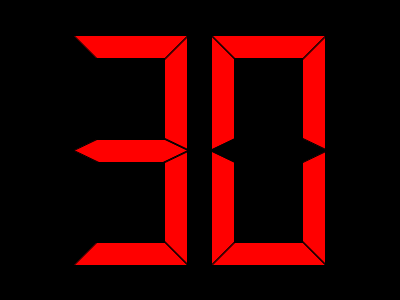
<?xml version="1.0" encoding="UTF-8"?>
<ui version="4.0">
 <class>TimeOffDisplay</class>
 <widget class="QWidget" name="TimeOffDisplay">
  <property name="geometry">
   <rect>
    <x>0</x>
    <y>0</y>
    <width>400</width>
    <height>300</height>
   </rect>
  </property>
  <property name="palette">
   <palette>
    <active>
     <colorrole role="WindowText">
      <brush brushstyle="SolidPattern">
       <color alpha="255">
        <red>255</red>
        <green>0</green>
        <blue>0</blue>
       </color>
      </brush>
     </colorrole>
     <colorrole role="Button">
      <brush brushstyle="SolidPattern">
       <color alpha="255">
        <red>0</red>
        <green>0</green>
        <blue>0</blue>
       </color>
      </brush>
     </colorrole>
     <colorrole role="Light">
      <brush brushstyle="SolidPattern">
       <color alpha="255">
        <red>0</red>
        <green>0</green>
        <blue>0</blue>
       </color>
      </brush>
     </colorrole>
     <colorrole role="Midlight">
      <brush brushstyle="SolidPattern">
       <color alpha="255">
        <red>0</red>
        <green>0</green>
        <blue>0</blue>
       </color>
      </brush>
     </colorrole>
     <colorrole role="Dark">
      <brush brushstyle="SolidPattern">
       <color alpha="255">
        <red>0</red>
        <green>0</green>
        <blue>0</blue>
       </color>
      </brush>
     </colorrole>
     <colorrole role="Mid">
      <brush brushstyle="SolidPattern">
       <color alpha="255">
        <red>0</red>
        <green>0</green>
        <blue>0</blue>
       </color>
      </brush>
     </colorrole>
     <colorrole role="Text">
      <brush brushstyle="SolidPattern">
       <color alpha="255">
        <red>255</red>
        <green>0</green>
        <blue>0</blue>
       </color>
      </brush>
     </colorrole>
     <colorrole role="BrightText">
      <brush brushstyle="SolidPattern">
       <color alpha="255">
        <red>255</red>
        <green>0</green>
        <blue>0</blue>
       </color>
      </brush>
     </colorrole>
     <colorrole role="ButtonText">
      <brush brushstyle="SolidPattern">
       <color alpha="255">
        <red>255</red>
        <green>0</green>
        <blue>0</blue>
       </color>
      </brush>
     </colorrole>
     <colorrole role="Base">
      <brush brushstyle="SolidPattern">
       <color alpha="255">
        <red>0</red>
        <green>0</green>
        <blue>0</blue>
       </color>
      </brush>
     </colorrole>
     <colorrole role="Window">
      <brush brushstyle="SolidPattern">
       <color alpha="255">
        <red>0</red>
        <green>0</green>
        <blue>0</blue>
       </color>
      </brush>
     </colorrole>
     <colorrole role="Shadow">
      <brush brushstyle="SolidPattern">
       <color alpha="255">
        <red>0</red>
        <green>0</green>
        <blue>0</blue>
       </color>
      </brush>
     </colorrole>
     <colorrole role="HighlightedText">
      <brush brushstyle="SolidPattern">
       <color alpha="255">
        <red>255</red>
        <green>0</green>
        <blue>0</blue>
       </color>
      </brush>
     </colorrole>
     <colorrole role="AlternateBase">
      <brush brushstyle="SolidPattern">
       <color alpha="255">
        <red>0</red>
        <green>0</green>
        <blue>0</blue>
       </color>
      </brush>
     </colorrole>
     <colorrole role="NoRole">
      <brush brushstyle="SolidPattern">
       <color alpha="255">
        <red>255</red>
        <green>0</green>
        <blue>0</blue>
       </color>
      </brush>
     </colorrole>
     <colorrole role="ToolTipBase">
      <brush brushstyle="SolidPattern">
       <color alpha="255">
        <red>255</red>
        <green>255</green>
        <blue>220</blue>
       </color>
      </brush>
     </colorrole>
     <colorrole role="ToolTipText">
      <brush brushstyle="SolidPattern">
       <color alpha="255">
        <red>0</red>
        <green>0</green>
        <blue>0</blue>
       </color>
      </brush>
     </colorrole>
     <colorrole role="PlaceholderText">
      <brush brushstyle="SolidPattern">
       <color alpha="128">
        <red>255</red>
        <green>0</green>
        <blue>0</blue>
       </color>
      </brush>
     </colorrole>
    </active>
    <inactive>
     <colorrole role="WindowText">
      <brush brushstyle="SolidPattern">
       <color alpha="255">
        <red>255</red>
        <green>0</green>
        <blue>0</blue>
       </color>
      </brush>
     </colorrole>
     <colorrole role="Button">
      <brush brushstyle="SolidPattern">
       <color alpha="255">
        <red>0</red>
        <green>0</green>
        <blue>0</blue>
       </color>
      </brush>
     </colorrole>
     <colorrole role="Light">
      <brush brushstyle="SolidPattern">
       <color alpha="255">
        <red>0</red>
        <green>0</green>
        <blue>0</blue>
       </color>
      </brush>
     </colorrole>
     <colorrole role="Midlight">
      <brush brushstyle="SolidPattern">
       <color alpha="255">
        <red>0</red>
        <green>0</green>
        <blue>0</blue>
       </color>
      </brush>
     </colorrole>
     <colorrole role="Dark">
      <brush brushstyle="SolidPattern">
       <color alpha="255">
        <red>0</red>
        <green>0</green>
        <blue>0</blue>
       </color>
      </brush>
     </colorrole>
     <colorrole role="Mid">
      <brush brushstyle="SolidPattern">
       <color alpha="255">
        <red>0</red>
        <green>0</green>
        <blue>0</blue>
       </color>
      </brush>
     </colorrole>
     <colorrole role="Text">
      <brush brushstyle="SolidPattern">
       <color alpha="255">
        <red>255</red>
        <green>0</green>
        <blue>0</blue>
       </color>
      </brush>
     </colorrole>
     <colorrole role="BrightText">
      <brush brushstyle="SolidPattern">
       <color alpha="255">
        <red>255</red>
        <green>0</green>
        <blue>0</blue>
       </color>
      </brush>
     </colorrole>
     <colorrole role="ButtonText">
      <brush brushstyle="SolidPattern">
       <color alpha="255">
        <red>255</red>
        <green>0</green>
        <blue>0</blue>
       </color>
      </brush>
     </colorrole>
     <colorrole role="Base">
      <brush brushstyle="SolidPattern">
       <color alpha="255">
        <red>0</red>
        <green>0</green>
        <blue>0</blue>
       </color>
      </brush>
     </colorrole>
     <colorrole role="Window">
      <brush brushstyle="SolidPattern">
       <color alpha="255">
        <red>0</red>
        <green>0</green>
        <blue>0</blue>
       </color>
      </brush>
     </colorrole>
     <colorrole role="Shadow">
      <brush brushstyle="SolidPattern">
       <color alpha="255">
        <red>0</red>
        <green>0</green>
        <blue>0</blue>
       </color>
      </brush>
     </colorrole>
     <colorrole role="HighlightedText">
      <brush brushstyle="SolidPattern">
       <color alpha="255">
        <red>255</red>
        <green>0</green>
        <blue>0</blue>
       </color>
      </brush>
     </colorrole>
     <colorrole role="AlternateBase">
      <brush brushstyle="SolidPattern">
       <color alpha="255">
        <red>0</red>
        <green>0</green>
        <blue>0</blue>
       </color>
      </brush>
     </colorrole>
     <colorrole role="NoRole">
      <brush brushstyle="SolidPattern">
       <color alpha="255">
        <red>255</red>
        <green>0</green>
        <blue>0</blue>
       </color>
      </brush>
     </colorrole>
     <colorrole role="ToolTipBase">
      <brush brushstyle="SolidPattern">
       <color alpha="255">
        <red>255</red>
        <green>255</green>
        <blue>220</blue>
       </color>
      </brush>
     </colorrole>
     <colorrole role="ToolTipText">
      <brush brushstyle="SolidPattern">
       <color alpha="255">
        <red>0</red>
        <green>0</green>
        <blue>0</blue>
       </color>
      </brush>
     </colorrole>
     <colorrole role="PlaceholderText">
      <brush brushstyle="SolidPattern">
       <color alpha="128">
        <red>255</red>
        <green>0</green>
        <blue>0</blue>
       </color>
      </brush>
     </colorrole>
    </inactive>
    <disabled>
     <colorrole role="WindowText">
      <brush brushstyle="SolidPattern">
       <color alpha="255">
        <red>0</red>
        <green>0</green>
        <blue>0</blue>
       </color>
      </brush>
     </colorrole>
     <colorrole role="Button">
      <brush brushstyle="SolidPattern">
       <color alpha="255">
        <red>0</red>
        <green>0</green>
        <blue>0</blue>
       </color>
      </brush>
     </colorrole>
     <colorrole role="Light">
      <brush brushstyle="SolidPattern">
       <color alpha="255">
        <red>0</red>
        <green>0</green>
        <blue>0</blue>
       </color>
      </brush>
     </colorrole>
     <colorrole role="Midlight">
      <brush brushstyle="SolidPattern">
       <color alpha="255">
        <red>0</red>
        <green>0</green>
        <blue>0</blue>
       </color>
      </brush>
     </colorrole>
     <colorrole role="Dark">
      <brush brushstyle="SolidPattern">
       <color alpha="255">
        <red>0</red>
        <green>0</green>
        <blue>0</blue>
       </color>
      </brush>
     </colorrole>
     <colorrole role="Mid">
      <brush brushstyle="SolidPattern">
       <color alpha="255">
        <red>0</red>
        <green>0</green>
        <blue>0</blue>
       </color>
      </brush>
     </colorrole>
     <colorrole role="Text">
      <brush brushstyle="SolidPattern">
       <color alpha="255">
        <red>0</red>
        <green>0</green>
        <blue>0</blue>
       </color>
      </brush>
     </colorrole>
     <colorrole role="BrightText">
      <brush brushstyle="SolidPattern">
       <color alpha="255">
        <red>255</red>
        <green>0</green>
        <blue>0</blue>
       </color>
      </brush>
     </colorrole>
     <colorrole role="ButtonText">
      <brush brushstyle="SolidPattern">
       <color alpha="255">
        <red>0</red>
        <green>0</green>
        <blue>0</blue>
       </color>
      </brush>
     </colorrole>
     <colorrole role="Base">
      <brush brushstyle="SolidPattern">
       <color alpha="255">
        <red>0</red>
        <green>0</green>
        <blue>0</blue>
       </color>
      </brush>
     </colorrole>
     <colorrole role="Window">
      <brush brushstyle="SolidPattern">
       <color alpha="255">
        <red>0</red>
        <green>0</green>
        <blue>0</blue>
       </color>
      </brush>
     </colorrole>
     <colorrole role="Shadow">
      <brush brushstyle="SolidPattern">
       <color alpha="255">
        <red>0</red>
        <green>0</green>
        <blue>0</blue>
       </color>
      </brush>
     </colorrole>
     <colorrole role="HighlightedText">
      <brush brushstyle="SolidPattern">
       <color alpha="255">
        <red>255</red>
        <green>0</green>
        <blue>0</blue>
       </color>
      </brush>
     </colorrole>
     <colorrole role="AlternateBase">
      <brush brushstyle="SolidPattern">
       <color alpha="255">
        <red>0</red>
        <green>0</green>
        <blue>0</blue>
       </color>
      </brush>
     </colorrole>
     <colorrole role="NoRole">
      <brush brushstyle="SolidPattern">
       <color alpha="255">
        <red>255</red>
        <green>0</green>
        <blue>0</blue>
       </color>
      </brush>
     </colorrole>
     <colorrole role="ToolTipBase">
      <brush brushstyle="SolidPattern">
       <color alpha="255">
        <red>255</red>
        <green>255</green>
        <blue>220</blue>
       </color>
      </brush>
     </colorrole>
     <colorrole role="ToolTipText">
      <brush brushstyle="SolidPattern">
       <color alpha="255">
        <red>0</red>
        <green>0</green>
        <blue>0</blue>
       </color>
      </brush>
     </colorrole>
     <colorrole role="PlaceholderText">
      <brush brushstyle="SolidPattern">
       <color alpha="128">
        <red>255</red>
        <green>255</green>
        <blue>255</blue>
       </color>
      </brush>
     </colorrole>
    </disabled>
   </palette>
  </property>
  <property name="windowTitle">
   <string>Form</string>
  </property>
  <property name="autoFillBackground">
   <bool>false</bool>
  </property>
  <layout class="QGridLayout" name="gridLayout">
   <item row="0" column="0">
    <widget class="QLCDNumber" name="shotClockDisplay">
     <property name="digitCount">
      <number>2</number>
     </property>
     <property name="value" stdset="0">
      <double>30.000000000000000</double>
     </property>
    </widget>
   </item>
  </layout>
 </widget>
 <resources/>
 <connections/>
</ui>
